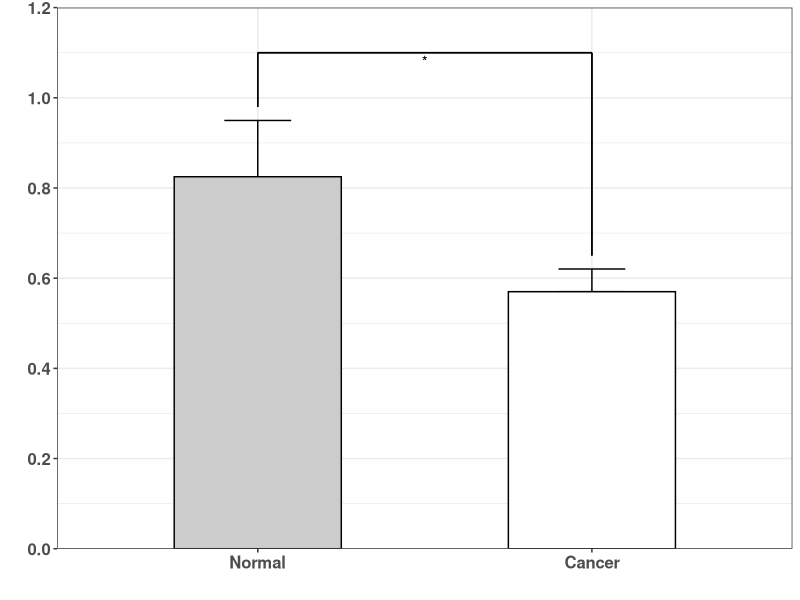

This figure's R source:
#! /urs/bin/env Rscript
# error-bar plot

library(tidyverse)
library(ggthemes)

Normal <- c(0.83, 0.79, 0.99, 0.69)
Cancer <- c(0.56, 0.56, 0.64, 0.52)
m <- c(mean(Normal), mean(Cancer))
s <- c(sd(Normal), sd(Cancer))
d <- data.frame(V=c("Normal", "Cancer"), mean=m, sd=s)
d$V <- factor(d$V, levels=c("Normal", "Cancer"))

p <- ggplot(d, aes(V, mean, fill=V, width=.5))
p <- p+geom_errorbar(aes(ymin=mean, ymax=mean+sd, width=.2), 
                     position=position_dodge(width=.8))
p <- p + geom_bar(stat="identity", position=position_dodge(width=.8), colour="black")
p <- p + scale_fill_manual(values=c("grey80", "white"))
p <- p + theme_bw() +theme(legend.position="none") + xlab("") + ylab("")
p <- p + theme(axis.text.x = element_text(face="bold", size=12), 
               axis.text.y = element_text(face="bold", size=12))
p <- p+scale_y_continuous(expand=c(0,0), limits=c(0, 1.2), breaks=seq(0, 1.2, by=.2))
p <- p+geom_segment(aes(x=1, y=.98, xend=1, yend=1.1))
p <- p+geom_segment(aes(x=2, y=.65, xend=2, yend=1.1))
p <- p+geom_segment(aes(x=1, y=1.1, xend=2, yend=1.1))
p <- p + annotate("text", x=1.5, y=1.08, label="*")
print(p)
